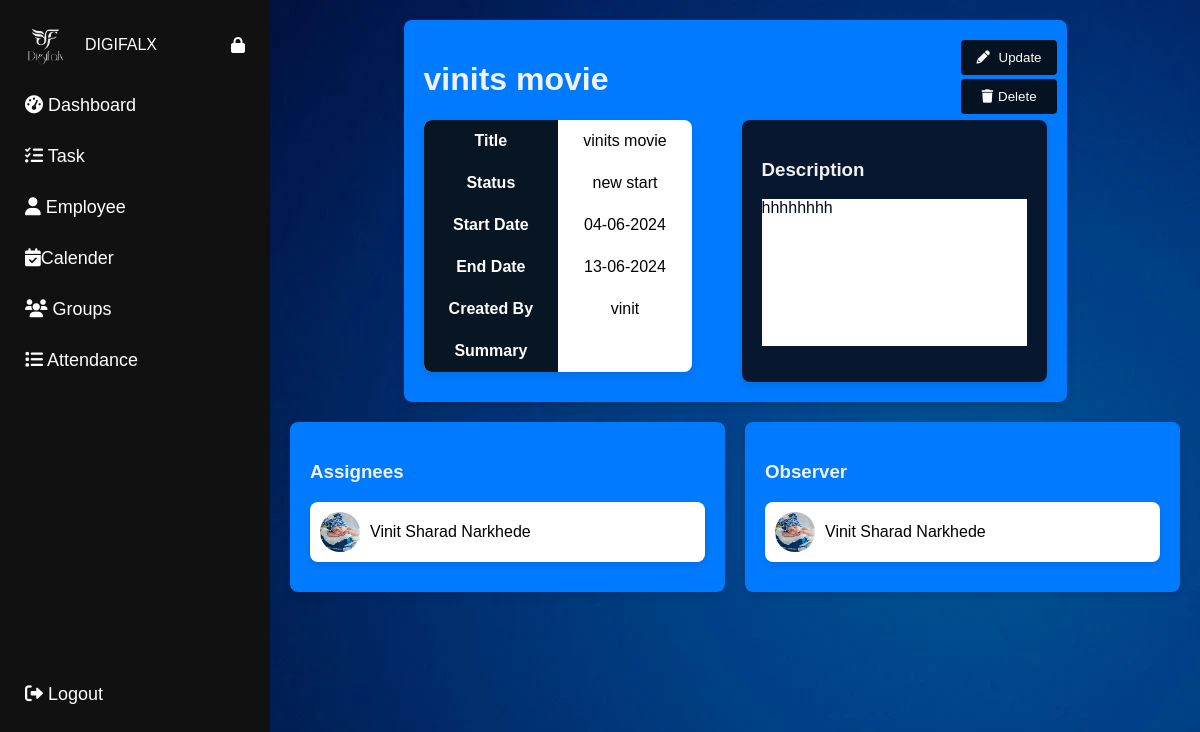
/admintaskdetails/1, run on the app's committed database.
### app.py (models this page shows)
class Task(db.Model):
    id = db.Column(db.Integer, primary_key=True)
    employee_id = db.Column(db.Integer, db.ForeignKey('employee.id'), nullable=False)
    observer_id = db.Column(db.Integer, db.ForeignKey('employee.id'))
    title = db.Column(db.String(150), nullable=False)
    description = db.Column(db.Text, nullable=False)
    status = db.Column(db.String(50), nullable=False, default='new start')
    startdate = db.Column(db.Date, nullable=False)
    enddate = db.Column(db.Date, nullable=False)
    created_by = db.Column(db.String(100), nullable=False)
    summary = db.Column(db.Text)
    assignees = db.relationship('Employee', secondary='task_assignee', backref=db.backref('assigned_tasks', lazy='dynamic'),
                                primaryjoin="Task.id == TaskAssignee.task_id",
                                secondaryjoin="TaskAssignee.employee_id == Employee.id",
                                lazy='dynamic')
    observer = db.relationship('Employee', foreign_keys=[observer_id], lazy='select')

class Employee(db.Model):
    id = db.Column(db.Integer, primary_key=True)
    username = db.Column(db.String(150), nullable=False, unique=True)
    password = db.Column(db.String(150), nullable=False)
    name = db.Column(db.String(100), nullable=False)
    email = db.Column(db.String(100), nullable=False)
    position = db.Column(db.String(100), nullable=False)
    joining_date = db.Column(db.Date, nullable=False, default=datetime.utcnow)
    profile_picture = db.Column(db.String(120), nullable=True)
    group_id = db.Column(db.Integer, db.ForeignKey('group.id'), nullable=True)
    events = db.relationship('Event', backref='employee', lazy=True)
    time_entries = db.relationship('TimeEntry', backref='employee', lazy=True)
    tasks = db.relationship('Task', backref='assigned_employee', foreign_keys=[Task.employee_id], lazy=True)
    observed_tasks = db.relationship('Task', backref='observer_employee', foreign_keys=[Task.observer_id], lazy=True)

### app.py (the view)
@app.route('/admintaskdetails/<int:task_id>')
def admintaskdetails(task_id):
    tasks=Task.query.all()
    task = Task.query.get_or_404(task_id)
    assignees = Employee.query.join(TaskAssignee).filter(TaskAssignee.task_id == task_id).all()
    observer = Employee.query.get(task.observer_id)
    if 'employee_id' in session:
        current_employee_id = session['employee_id']
        current_employee = Employee.query.get(current_employee_id)
        created_tasks = Task.query.filter_by(created_by=current_employee.username).all()
        assigned_tasks = Task.query.join(TaskAssignee).filter(TaskAssignee.employee_id == current_employee_id).all()
    else:
        created_tasks = []
        assigned_tasks = []
    return render_template('admintaskdetails.html', task=task, assignees=assignees, observer=observer, created_tasks=created_tasks, assigned_tasks=assigned_tasks,tasks=tasks)

### templates/admintaskdetails.html (shortened to what this page needs)
<!DOCTYPE html>
<html lang="en">
<head>
    <link rel="stylesheet" href="https://cdnjs.cloudflare.com/ajax/libs/font-awesome/6.0.0-beta3/css/all.min.css">
</head>
<body>
    <div class="sidebar" id="mySidebar">
        <div class="sidebar-header">
            <img src="/static/images/logo.png" alt="Logo" class="sidebar-logo">
            <span class="sidebar-text">DIGIFALX</span>
            <i class="fas fa-lock" id="lockIcon" onclick="toggleLock()"></i>
        </div>
        <a href="{{ url_for('admin') }}"><i class="fas fa-tachometer-alt"></i> <span
                class="menu-text">Dashboard</span></a>
        <a href="{{ url_for('admintasklist') }}"><i class="fas fa-tasks"></i> <span class="menu-text">Task</span></a>
        <a href="{{ url_for('employee_list') }}"><i class="fas fa-user"></i> <span class="menu-text">Employee</span></a>
        <a href="{{ url_for('admincalender') }}"><i class="fas fa-calendar-check"></i><span
                class="menu-text">Calender</span></a>
        <a href="{{ url_for('list_group') }}"><i class="fas fa-users"></i> <span class="menu-text">Groups</span></a>
        <a href="{{ url_for('attendance_list') }}"><i class="fas fa-list"></i> <span
                class="menu-text">Attendance</span></a>
        <a href="{{ url_for('logout') }}" class="logout"><i class="fas fa-sign-out-alt"></i> <span
                class="menu-text">Logout</span></a>
    </div>
    <div id="main">
        <div class="content">
            <div class="container">
                <div class="card">
                    <div class="buttons">
                        <button onclick="location.href='{{ url_for('admin_update_task', task_id=task.id) }}'"><i class="fa fa-pencil"></i> Update</button>
                        <form method="POST" action="{{ url_for('admin_delete_task', task_id=task.id) }}"
                            onsubmit="return confirm('Are you sure you want to delete this task?');">
                            <button type="submit"> <i class="fa fa-trash"></i>Delete</button>
                        </form>
                    </div>
                    <h1>{{ task.title }}</h1>
                    <div class="table-description-container">
                        <div class="table-container">
                            <table>
                                <tr>
                                    <th>Title</th>
                                    <td>{{ task.title }}</td>
                                </tr>
                                <tr>
                                    <th>Status</th>
                                    <td>{{ task.status }}</td>
                                </tr>
                                <tr>
                                    <th>Start Date</th>
                                    <td>{{ task.startdate.strftime('%d-%m-%Y') }}</td>
                                </tr>
                                <tr>
                                    <th>End Date</th>
                                    <td>{{ task.enddate.strftime('%d-%m-%Y') }}</td>
                                </tr>
                                <tr>
                                    <th>Created By</th>
                                    <td>{{ task.created_by }}</td>
                                </tr>
                                <tr>
                                    <th>Summary</th>
                                    <td>{{ task.summary }}</td>
                                </tr>
                            </table>
                        </div>
                        <div class="description-card">
                            <h3>Description</h3>
                            <p>{{ task.description }}</p>
                        </div>
                    </div>
                </div>
                <div class="assignees-observer">
                    <div class="card">
                        <h3>Assignees</h3>
                        <div>
                            {% for assignee in assignees %}
                            <div class="assignee">
                                <img src="{{ url_for('static', filename='profile_pics/' + (assignee.profile_picture if assignee.profile_picture else 'default.png')) }}"
                                    class="profile-pic" alt="{{ assignee.name }}">
                                <span>{{ assignee.name }}</span>
                            </div>
                            {% endfor %}
                        </div>
                    </div>
                    <div class="card">
                        <h3>Observer</h3>
                        <div>
                            {% if observer %}
                            <div class="observer">
                                <img src="{{ url_for('static', filename='profile_pics/' + (observer.profile_picture if observer.profile_picture else 'default.png')) }}"
                                    class="profile-pic" alt="{{ observer.name }}">
                                <span>{{ observer.name }}</span>
                            </div>
                            {% else %}
                            <p>No observer assigned.</p>
                            {% endif %}
                        </div>
                    </div>
                </div>
            </div>
        </div>
    </div>
</body>
</html>

### templates/admintaskdetails.html (style rules this page uses)
body { margin: 0; background-image: url(/static/images/bg.png); font-family: 'Arial', sans-serif; transition: margin-left 0.5s; }
.sidebar { height: 100%; width: 270px; position: fixed; top: 0; left: 0; background-color: #111; overflow-x: hidden; transition: width 0.5s; padding-top: 0; z-index: 1000; }
.sidebar-header { display: flex; align-items: center; padding: 15px 25px; color: white; margin-top: 10px; }
.sidebar-logo { width: 40px; height: 40px; margin-right: 20px; padding-left: 0%; }
.sidebar-text { flex-grow: 1; }
#lockIcon { cursor: pointer; }
.sidebar a { padding: 15px 25px; text-decoration: none; font-size: 18px; color: white; display: block; transition: background-color 0.3s; }
.sidebar a.logout { position: absolute; bottom: 80px; width: 100%; }
#main { transition: margin-left 0.5s; padding: 20px; margin-left: 270px; }
.content { display: flex; flex-direction: column; gap: 20px; }
.container { display: flex; flex-direction: column; align-items: center; width: 100%; }
.card { background-color: #007bff; border-radius: 8px; box-shadow: 0 4px 8px rgba(0, 0, 0, 0.1); margin-bottom: 20px; padding: 20px; transition: transform 0.3s, box-shadow 0.3s; position: relative; width: 70%; }
.buttons { position: absolute; top: 20px; right: 20px; }
.buttons button { background-color: #051221; color: white; border: none; border-radius: 4px; padding: 10px; cursor: pointer; margin-left: 10px; margin-bottom: 4px; transition: background-color 0.3s; width: 100%; }
.buttons button i { margin-right: 5px; }
h1, h2, h3 { color: #f1f1f1; }
p { color: #666; }
.profile-pic { width: 40px; height: 40px; border-radius: 50%; margin-right: 10px; vertical-align: middle; }
.assignee, .observer { display: flex; align-items: center; margin-bottom: 10px; padding: 10px; background-color: #fff; border-radius: 8px; box-shadow: 0 4px 8px rgba(0, 0, 0, 0.1); transition: transform 0.3s, box-shadow 0.3s; }
.table-container { width: 90%; }
.table-description-container { display: flex; gap: 20px; width: 100%; }
table { width: 90%; border-collapse: collapse; background-color: #ffffff; border-radius: 8px; box-shadow: 0 4px 8px rgba(0, 0, 0, 0.1); overflow: hidden; }
th, td { padding: 12px; text-align: center; }
th { background-color: #081523; color: white; }
.description-card { padding: 20px; background-color: #071730; color: #ffffff; border-radius: 8px; box-shadow: 0 4px 8px rgba(0, 0, 0, 0.1); width: 80%; transition: transform 0.3s, box-shadow 0.3s; }
.description-card p { color: #030a1a; overflow-x: auto; height: 147px; background: #ffffff; }
.assignees-observer { display: flex; gap: 20px; width: 100%; }
.assignees-observer .card { flex: 1; }

### data on the page
Task: title "vinits movie", status "new start", startdate "04-06-2024", enddate "13-06-2024", created_by "vinit", description "hhhhhhhh"
Employee: profile_picture (picture), name "Vinit Sharad Narkhede"
